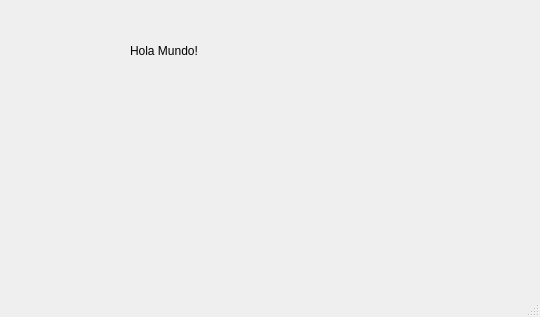
<?xml version="1.0" encoding="UTF-8"?>
<ui version="4.0">
 <class>MainWindow</class>
 <widget class="QMainWindow" name="MainWindow">
  <property name="geometry">
   <rect>
    <x>0</x>
    <y>0</y>
    <width>540</width>
    <height>317</height>
   </rect>
  </property>
  <property name="windowTitle">
   <string>Hola Mundo!</string>
  </property>
  <property name="windowOpacity">
   <double>1.000000000000000</double>
  </property>
  <widget class="QWidget" name="centralwidget">
   <widget class="QLabel" name="cosito">
    <property name="geometry">
     <rect>
      <x>130</x>
      <y>40</y>
      <width>241</width>
      <height>21</height>
     </rect>
    </property>
    <property name="text">
     <string>Hola Mundo!</string>
    </property>
   </widget>
  </widget>
  <widget class="QStatusBar" name="statusbar"/>
 </widget>
 <resources/>
 <connections/>
</ui>
